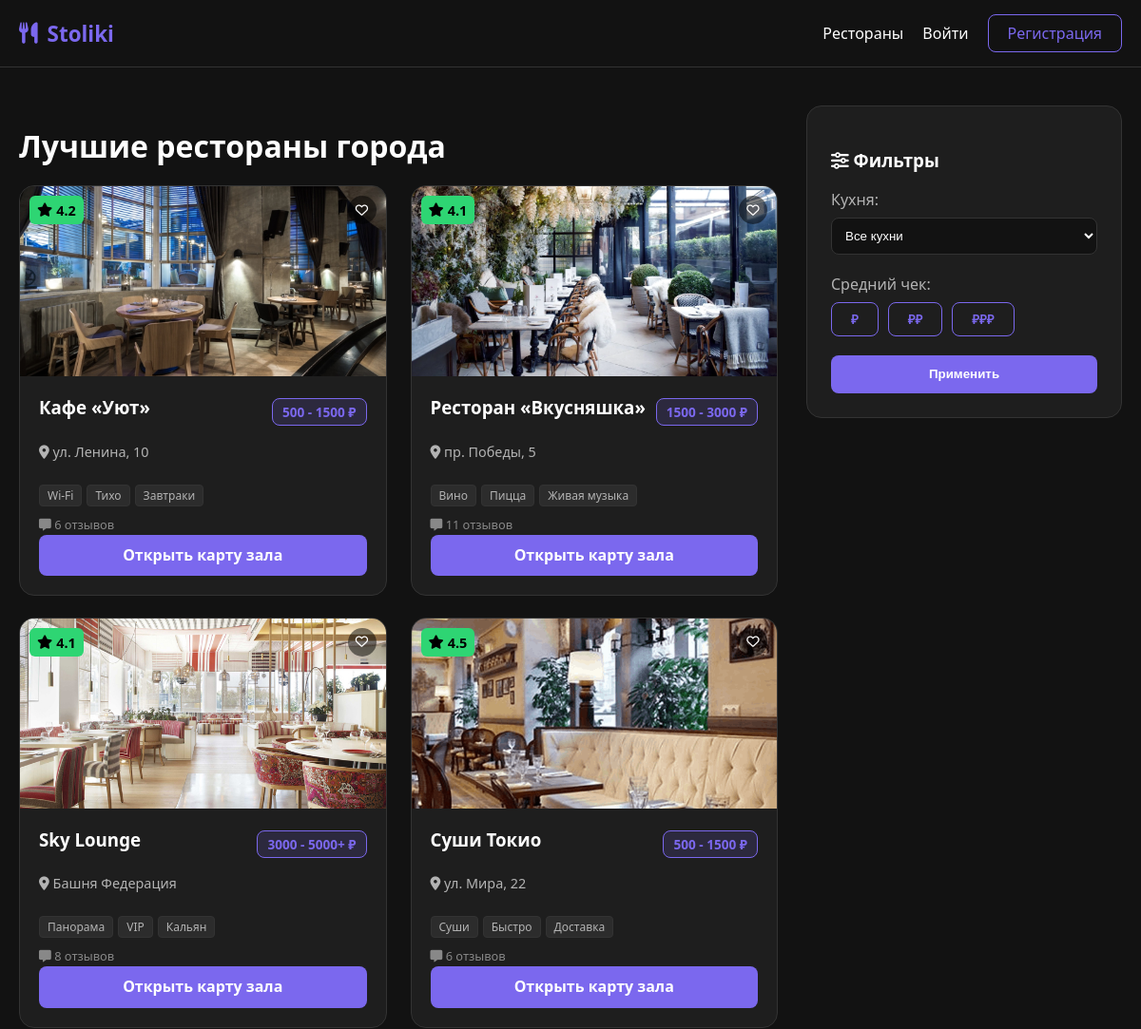
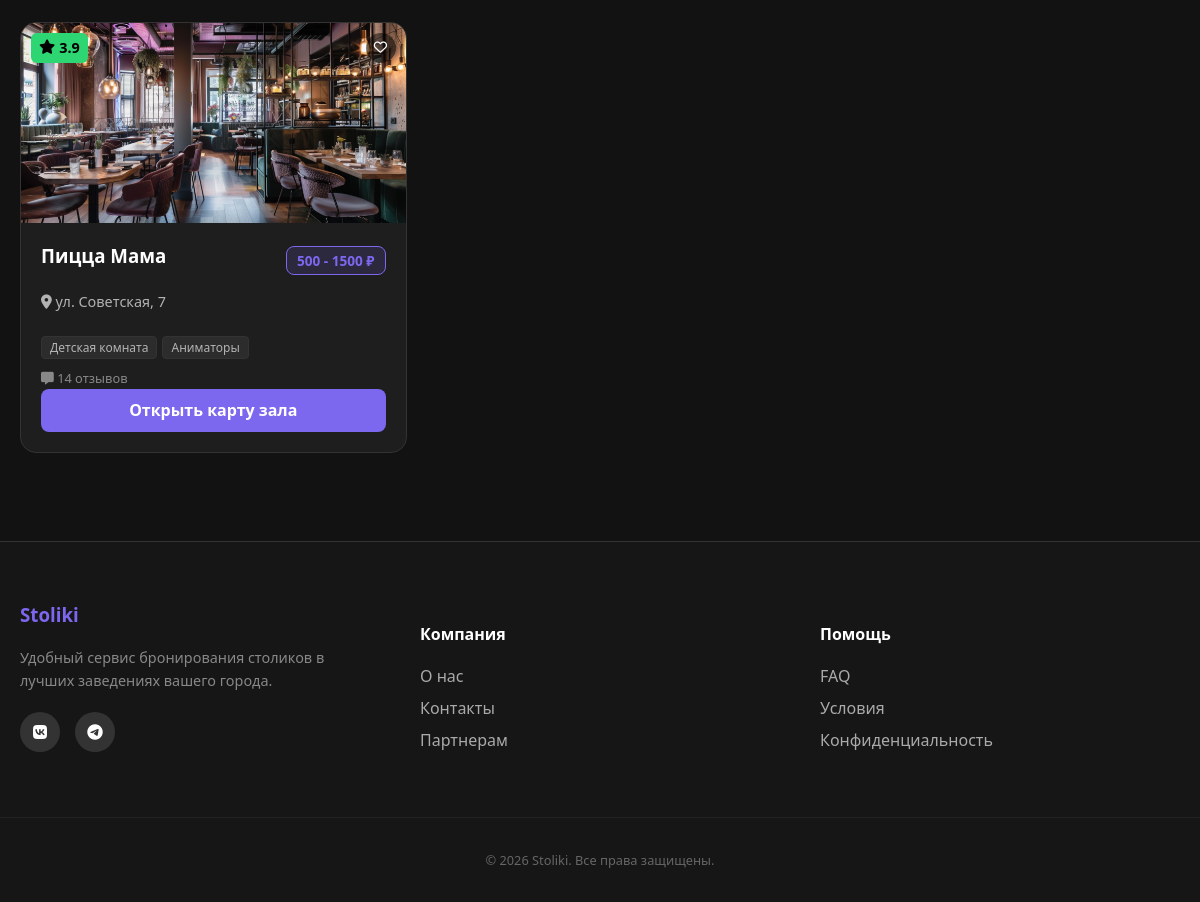
The page / on the database its author committed (2 pictures, top to bottom).
### tables this page shows
CREATE TABLE cafes (
                 id INTEGER PRIMARY KEY AUTOINCREMENT,
                 name TEXT NOT NULL, address TEXT NOT NULL, cuisine TEXT NOT NULL, is_24h INTEGER DEFAULT 0,
                 avg_check INTEGER DEFAULT 1500, tags TEXT DEFAULT "");

### app.py (the view)
@app.route('/')
def index():
    conn = get_db_connection()
    cafes = conn.execute("""
        SELECT c.*, AVG(r.rating) as avg_rating, COUNT(r.id) as review_count
        FROM cafes c LEFT JOIN reviews r ON c.id = r.cafe_id GROUP BY c.id
    """).fetchall()
    cuisines = conn.execute("SELECT DISTINCT cuisine FROM cafes").fetchall()
    conn.close()
    return render_template('index.html', cafes=cafes, cuisines=cuisines)

### app.py (called while the page is built)
def get_db_connection():
    conn = sqlite3.connect('database.db')
    conn.row_factory = sqlite3.Row
    return conn

### templates/index.html (shortened to what this page needs)
{% extends "base.html" %}
{% block content %}
<div class="main-layout">
    <div class="content-area">
        <h1 style="font-size: 2rem; margin-bottom: 20px;">Лучшие рестораны города</h1>
        <div class="cafe-grid">
            {% for cafe in cafes %}
            <div class="cafe-card">
                <div class="cafe-image" style="background-image: url('{{ url_for('static', filename='images/' ~ cafe.id ~ '.png') }}');">
                    <div class="card-overlay-top">
                        <div class="rating-badge">
                            <i class="fas fa-star"></i> {{ "%.1f"|format(cafe.avg_rating if cafe.avg_rating else 5.0) }}
                        </div>
                        <button class="favorite-btn"><i class="far fa-heart"></i></button>
                    </div>
                </div>
                <div class="cafe-info">
                    <div style="display:flex; justify-content:space-between; align-items:center;">
                        <h3>{{ cafe.name }}</h3>
                        <div class="price-range-badge">
                            {% if cafe.avg_check > 3000 %}
                                3000 - 5000+ ₽
                            {% elif cafe.avg_check > 1500 %}
                                1500 - 3000 ₽
                            {% else %}
                                500 - 1500 ₽
                            {% endif %}
                        </div>
                    </div>
                    <p class="address"><i class="fas fa-map-marker-alt"></i> {{ cafe.address }}</p>
                    <div class="tags-container">
                        {% for tag in cafe.tags.split(',') %}
                            <span class="mini-tag">{{ tag }}</span>
                        {% endfor %}
                    </div>
                    <div style="margin-top: 10px; font-size: 0.8rem; color: #888;">
                        <i class="fas fa-comment-alt"></i> {{ cafe.review_count }} отзывов
                    </div>
                    <a href="{{ url_for('booking', cafe=cafe.id) }}" class="btn btn-full">Открыть карту зала</a>
                </div>
            </div>
            {% endfor %}
        </div>
    </div>
    <aside class="filters-sidebar">
        <h3><i class="fas fa-sliders-h"></i> Фильтры</h3>
        <form action="{{ url_for('index') }}" method="GET">
            <div class="filter-group">
                <label>Кухня:</label>
                <select name="cuisine">
                    <option value="all">Все кухни</option>
                </select>
            </div>
            <div class="filter-group">
                <label>Средний чек:</label>
                <div style="display:flex; gap:10px;">
                    <button type="button" class="btn-outline btn-sm">₽</button>
                    <button type="button" class="btn-outline btn-sm">₽₽</button>
                    <button type="button" class="btn-outline btn-sm">₽₽₽</button>
                </div>
            </div>
            <button type="submit" class="btn btn-full">Применить</button>
        </form>
    </aside>
</div>
{% endblock %}

### templates/base.html (shortened to what this page needs)
<!DOCTYPE html>
<html lang="ru">
<head>
    <link rel="stylesheet" href="{{ url_for('static', filename='css/styles.css') }}">
    <link rel="stylesheet" href="https://cdnjs.cloudflare.com/ajax/libs/font-awesome/6.0.0/css/all.min.css">
</head>
<body>
    <header>
        <nav>
            <a href="{{ url_for('index') }}" class="logo"><i class="fas fa-utensils"></i> Stoliki</a>
            <div class="nav-links">
                <a href="{{ url_for('index') }}">Рестораны</a>
                {% if session.get('user_id') %}
                    <a href="{{ url_for('profile') }}">Профиль</a>
                    <a href="{{ url_for('logout') }}" class="btn-outline">Выйти</a>
                {% else %}
                    <a href="{{ url_for('login') }}">Войти</a>
                    <a href="{{ url_for('register') }}" class="btn-outline">Регистрация</a>
                {% endif %}
            </div>
        </nav>
    </header>
    <main>
        {% block content %}{% endblock %}
    </main>
    <footer class="site-footer">
        <div class="footer-container">
            <div class="footer-col">
                <h3>Stoliki</h3>
                <p>Удобный сервис бронирования столиков в лучших заведениях вашего города.</p>
                <div class="social-icons">
                    <a href="#"><i class="fab fa-vk"></i></a>
                    <a href="#"><i class="fab fa-telegram"></i></a>
                </div>
            </div>
            <div class="footer-col">
                <h4>Компания</h4>
                <ul>
                    <li><a href="#">О нас</a></li>
                    <li><a href="#">Контакты</a></li>
                    <li><a href="#">Партнерам</a></li>
                </ul>
            </div>
            <div class="footer-col">
                <h4>Помощь</h4>
                <ul>
                    <li><a href="#">FAQ</a></li>
                    <li><a href="#">Условия</a></li>
                    <li><a href="#">Конфиденциальность</a></li>
                </ul>
            </div>
        </div>
        <div class="footer-bottom">
            <p>&copy; 2026 Stoliki. Все права защищены.</p>
        </div>
    </footer>
</body>
</html>

### rows shown on the page
cafes: shows a picture, avg_rating "4.2", name "Кафе «Уют»", avg_check "500 - 1500 ₽", address "ул. Ленина, 10", tag "Wi-Fi" "Тихо" "Завтраки", review_count "6"
cafes: shows a picture, avg_rating "4.1", name "Ресторан «Вкусняшка»", avg_check "1500 - 3000 ₽", address "пр. Победы, 5", tag "Вино" "Пицца" "Живая музыка", review_count "11"
cafes: shows a picture, avg_rating "4.1", name "Sky Lounge", avg_check "3000 - 5000+ ₽", address "Башня Федерация", tag "Панорама" "VIP" "Кальян", review_count "8"
cafes: shows a picture, avg_rating "4.5", name "Суши Токио", avg_check "500 - 1500 ₽", address "ул. Мира, 22", tag "Суши" "Быстро" "Доставка", review_count "6"
cafes: shows a picture, avg_rating "3.9", name "Пицца Мама", avg_check "500 - 1500 ₽", address "ул. Советская, 7", tag "Детская комната" "Аниматоры", review_count "14"
